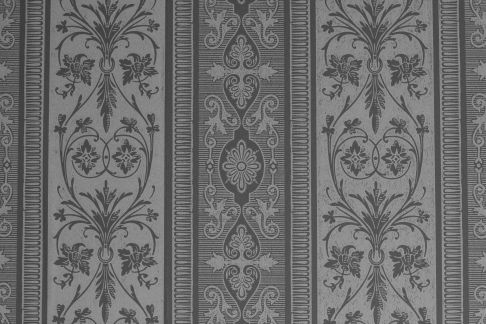
#> input picture lab3/ex1.jpg, 486 x 324 px
$ python part3.py
#> lines starting #> are read from the running program, lines starting #| are printed output that depends on the picture
#> in main, img is the input picture: shape (324, 486, 3); min 51, max 167, mean 109.5
#Press q on keyboard to exit
import cv2
import numpy as np
global img
#Blur a localized area around the pixel where user has clicked
#parameters of mouseclick listener are give
def lBlur(event,x,y,flags,param):
       # DUBLE CLICK TO TRIGGER THIS EVENT
        if event == cv2.EVENT_LBUTTONDBLCLK:
                height = img.shape[0]
                width = img.shape[1]
                blurred = cv2.GaussianBlur(img,(35,35),0)
                # find out how to move the clcik point to the center of the mask
                right_move = width - x
                down_move = height - y
                # move all points in the way that the click point moves
                for i in range (height):
                    for j in range (width):
                        img[i][j] = np.add(np.multiply(Mask[i+down_move][j+right_move],blurred[i][j]),np.multiply((1-Mask[i+down_move][j+right_move]),img[i][j]))


def computeCauchyMask(image):
        #The mask should be twice as large as the image

        #Get the height and width of the original image
        height = image.shape[0]
#> height = 324
        width = image.shape[1]
#> width = 486
        #Create an empty numpy array to store a blank mask /image
        Mask = np.zeros((2*height,2*width,1),np.float64)
        # Here we use numpy array to ensure that np.add and np.multiply will work later
        #Set standard deviation
        std = 50

        #Compute the weight in Gaussian distributionss
        # Weight is max at the center of THE MASK as the center of the mask is at
        # the same location as the clicked point in original image
        for x in range (Mask.shape[0]):
                for y in range (Mask.shape[1]):
                    Mask[x][y] = 1 / ( 1 + ( ( x - height )**2 + ( y - width )**2) / std**2)
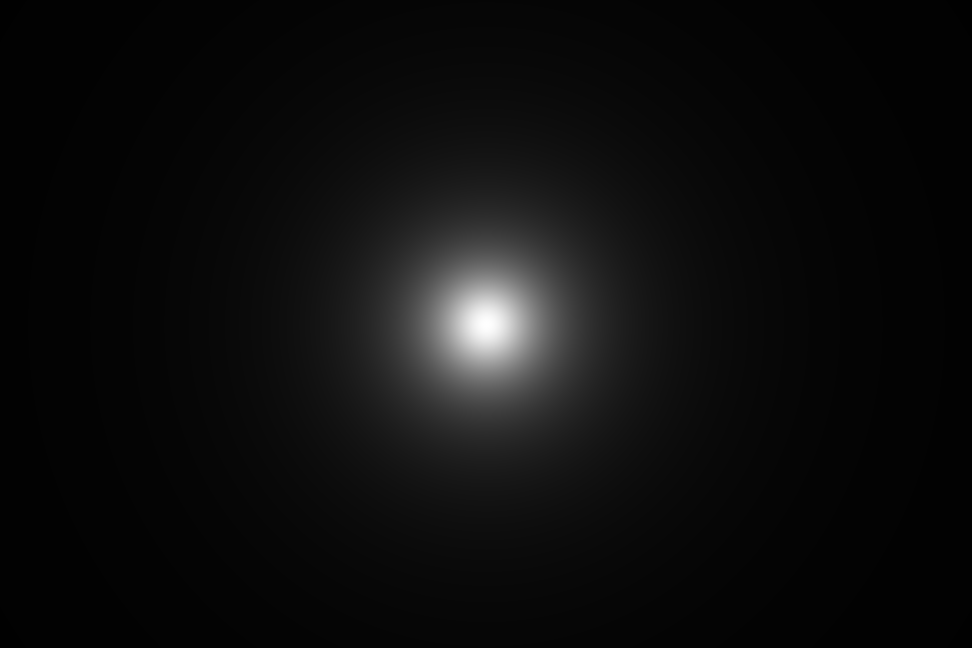
#> Mask: shape (648, 972, 1) float64; min 0.00727, max 1, mean 0.0539

        return Mask


def main():

        global img,ix,iy,Mask

        #Open an grayscale image
        img = cv2.imread("ex1.jpg")


        #Name a window as image
        cv2.namedWindow("image")


        #Set mouseclick listener
        cv2.setMouseCallback("image",lBlur)
        Mask = computeCauchyMask(img)

        while (1):

                cv2.imshow("image",img)
                if cv2.waitKey(1) & 0xFF == ord("q"):
#> (key q is pressed here)
                        break
        cv2.destroyAllWindows()

main()


$ run again, with lab3/frame180.jpg copied over lab3/ex1.jpg
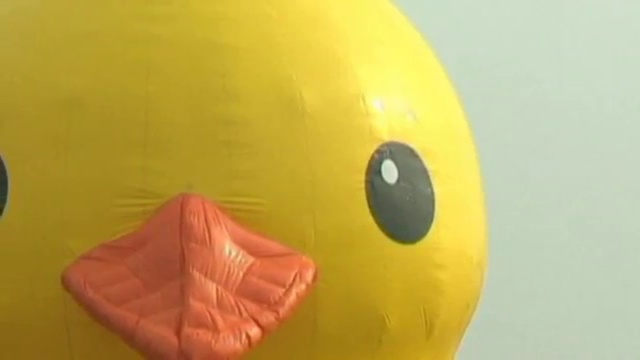
#> input picture lab3/frame180.jpg, 640 x 360 px
#> in main, img is the input picture: shape (360, 640, 3); mean B, G, R 90.2, 169.8, 192.7
#> after the loop in computeCauchyMask, `for x in range (Mask.shape[0]):`:
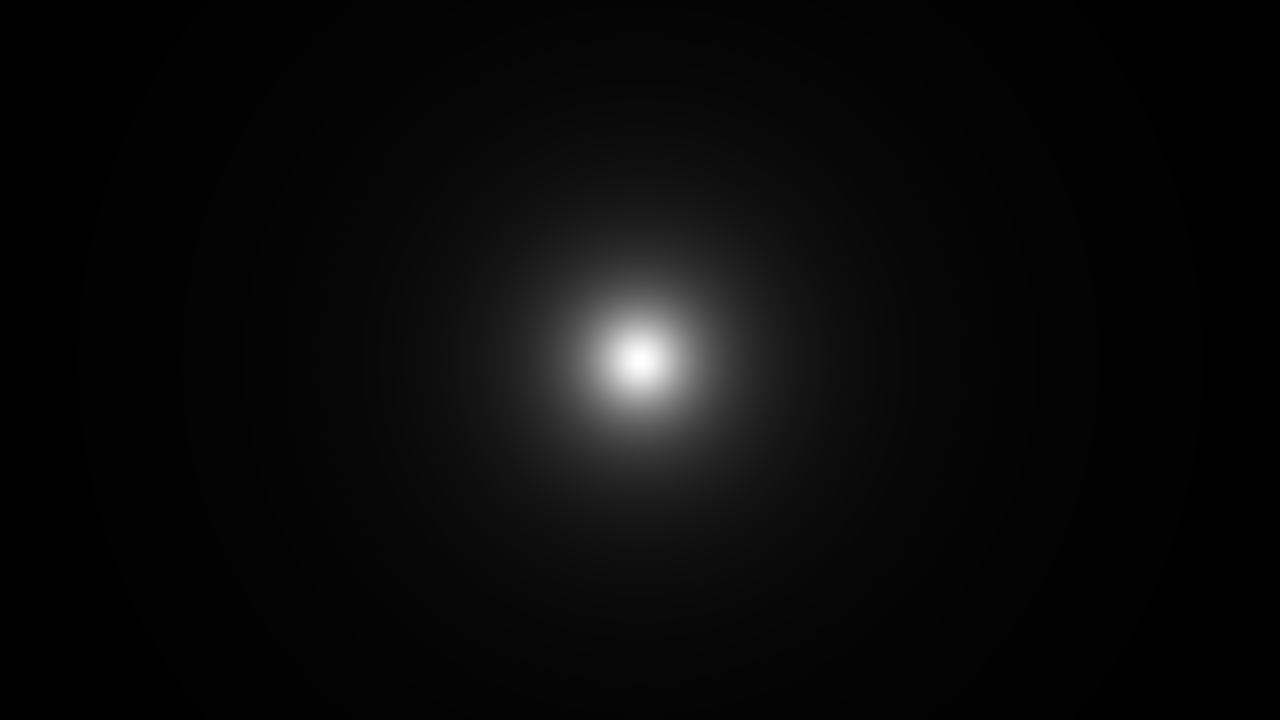
#> Mask: shape (720, 1280, 1) float64; min 0.00462, max 1, mean 0.0396

$ run again, with lab3/mag.png saved as lab3/ex1.jpg
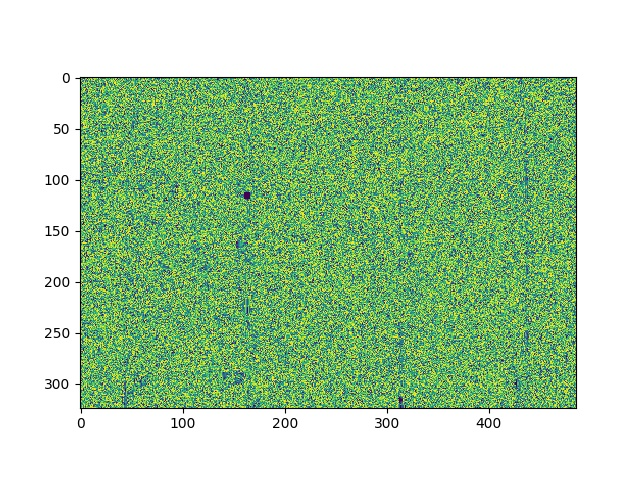
#> input picture lab3/mag.png, 640 x 480 px
#> in main, img is the input picture: shape (480, 640, 3); mean B, G, R 168.8, 207.9, 173.3
#> after the loop in computeCauchyMask, `for x in range (Mask.shape[0]):`:
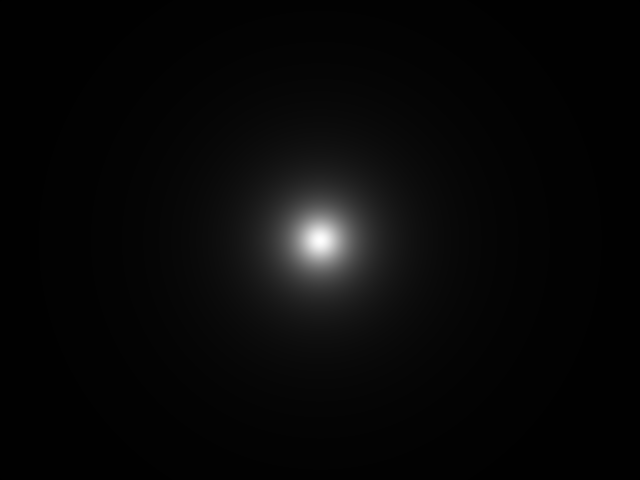
#> Mask: shape (960, 1280, 1) float64 (shown at 1/2 size); min 0.00389, max 1, mean 0.032
